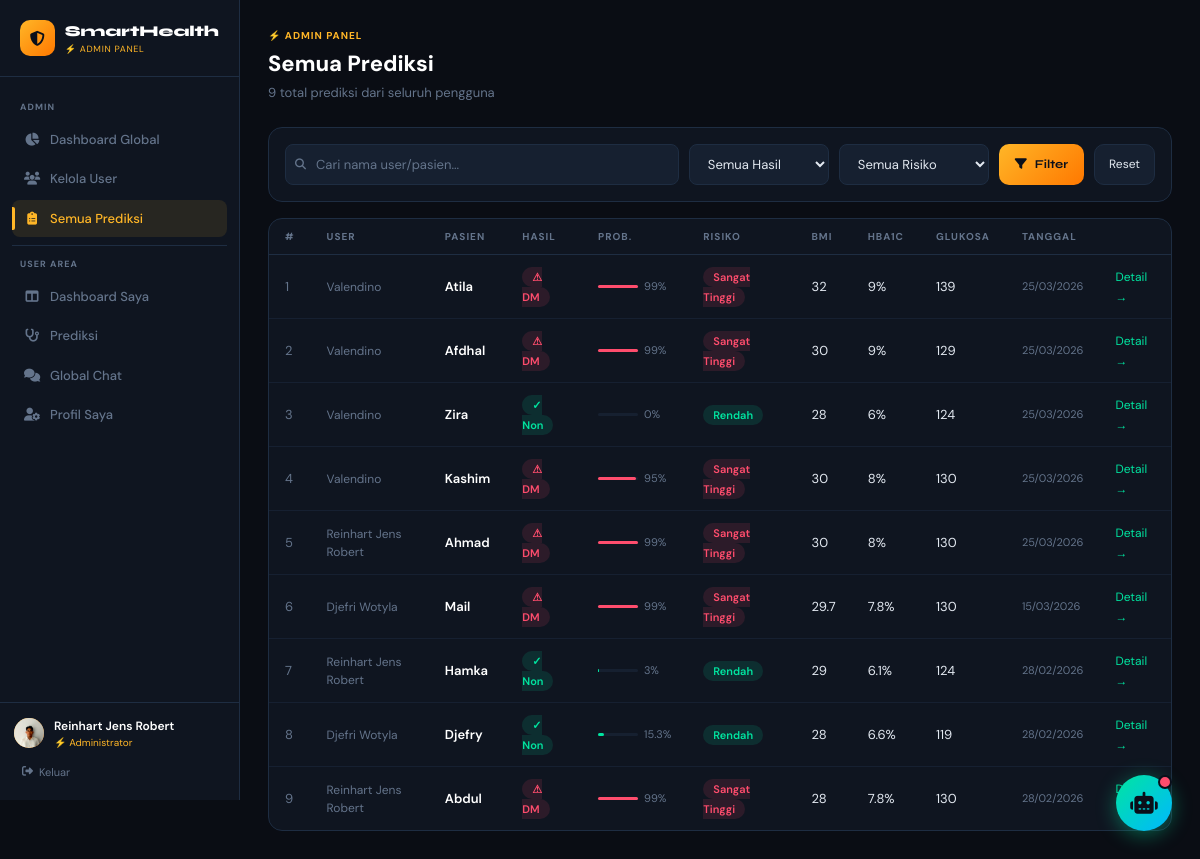
The app's page /admin/predictions.php (signed in) with its own data.
### tables this page shows
CREATE TABLE `predictions` (
  `id` int NOT NULL,
  `user_id` int NOT NULL,
  `patient_name` varchar(100) DEFAULT 'Anonim',
  `gender` enum('Male','Female','Other') NOT NULL,
  `age` float NOT NULL,
  `hypertension` tinyint(1) NOT NULL,
  `heart_disease` tinyint(1) NOT NULL,
  `smoking_history` varchar(50) NOT NULL,
  `bmi` float NOT NULL,
  `hba1c_level` float NOT NULL,
  `blood_glucose_level` int NOT NULL,
  `result` tinyint(1) NOT NULL COMMENT '0=Non-Diabetes, 1=Diabetes',
  `probability_diabetes` float NOT NULL,
  `risk_level` enum('Rendah','Sedang','Tinggi','Sangat Tinggi') NOT NULL,
  `created_at` timestamp NULL DEFAULT CURRENT_TIMESTAMP
);

CREATE TABLE `users` (
  `id` int NOT NULL,
  `name` varchar(100) NOT NULL,
  `email` varchar(100) NOT NULL,
  `password` varchar(255) NOT NULL,
  `role` enum('admin','user') DEFAULT 'user',
  `created_at` timestamp NULL DEFAULT CURRENT_TIMESTAMP,
  `avatar` varchar(255) DEFAULT NULL,
  `bio` text,
  `status` enum('active','banned') DEFAULT 'active',
  `last_login` datetime DEFAULT NULL
);

### includes/auth_check.php (called while the page is built, shortened)
<?php
function isLoggedIn() {
    return isset($_SESSION['user_id']);
}
function currentUser() {
    return [
        'id'     => $_SESSION['user_id'],
        'name'   => $_SESSION['user_name'],
        'role'   => $_SESSION['user_role'] ?? 'user',
        'avatar' => $_SESSION['user_avatar'] ?? null,
    ];
}

### admin/predictions.php (the view, shortened to what this page needs)
<?php
require_once __DIR__ . '/../includes/auth_check.php';
$db = getDB();
$search = $_GET['q'] ?? '';
$perPage = 15; $page = max(1,intval($_GET['page']??1)); $offset=($page-1)*$perPage;
$where = [];
$wc = count($where) ? 'WHERE '.implode(' AND ',$where) : '';
$total = $db->query("SELECT COUNT(*) as c FROM predictions p JOIN users u ON p.user_id=u.id $wc")->fetch_assoc()['c'];
$rows  = $db->query("SELECT p.*, u.name as user_name FROM predictions p JOIN users u ON p.user_id=u.id $wc ORDER BY p.created_at DESC LIMIT $perPage OFFSET $offset");
$preds = []; while($r=$rows->fetch_assoc()) $preds[]=$r;
include __DIR__ . '/../includes/header_admin.php';
?>
<div class="page-header fade-up">
    <div style="font-size:10px;font-weight:700;letter-spacing:.1em;text-transform:uppercase;color:var(--warning);margin-bottom:4px">⚡ Admin Panel</div>
    <div class="page-title">Semua Prediksi</div>
    <div class="page-sub"><?=$total?> total prediksi dari seluruh pengguna</div>
</div>
<div class="card fade-up" style="padding:16px;margin-bottom:16px">
    <form method="GET" style="display:flex;flex-wrap:wrap;gap:10px">
        <div style="position:relative;flex:1;min-width:160px">
            <i class="fas fa-search" style="position:absolute;left:10px;top:50%;transform:translateY(-50%);color:var(--muted);font-size:11px"></i>
            <input type="text" name="q" value="<?=htmlspecialchars($search)?>" placeholder="Cari nama user/pasien..." class="form-input" style="padding-left:30px">
        </div>
        <select name="result" class="form-input" style="width:140px">
            <option value="">Semua Hasil</option>
        </select>
        <select name="risk" class="form-input" style="width:150px">
            <option value="">Semua Risiko</option>
        </select>
        <button type="submit" class="btn-primary" style="padding:10px 16px;font-size:12px"><i class="fas fa-filter"></i> Filter</button>
        <a href="/admin/predictions.php" class="btn-ghost" style="padding:10px 14px;font-size:12px">Reset</a>
    </form>
</div>
<div class="card fade-up-2" style="overflow:hidden">
    <div style="overflow-x:auto">
    <table class="data-table">
        <thead><tr>
            <th>#</th><th>User</th><th>Pasien</th><th>Hasil</th>
            <th>Prob.</th><th>Risiko</th><th>BMI</th><th>HbA1c</th><th>Glukosa</th><th>Tanggal</th><th></th>
        </tr></thead>
        <tbody>
        <?php foreach($preds as $i=>$p):
            $rb=['Rendah'=>'badge-green','Sedang'=>'badge-yellow','Tinggi'=>'badge-orange','Sangat Tinggi'=>'badge-red'][$p['risk_level']];
        ?>
        <tr>
            <td style="color:var(--muted)"><?=$offset+$i+1?></td>
            <td style="font-size:12px;color:var(--muted)"><?=htmlspecialchars($p['user_name'])?></td>
            <td style="font-weight:600;color:#fff"><?=htmlspecialchars($p['patient_name']?:'Anonim')?></td>
            <td><span class="badge <?=$p['result']?'badge-red':'badge-green'?>"><?=$p['result']?'⚠ DM':'✓ Non'?></span></td>
            <td>
                <div style="display:flex;align-items:center;gap:6px">
                    <div style="width:40px;height:3px;background:var(--surface2);border-radius:2px">
                        <div style="width:<?=round($p['probability_diabetes']*100)?>%;height:100%;background:<?=$p['result']?'var(--danger)':'var(--accent)'?>;border-radius:2px"></div>
                    </div>
                    <span style="font-size:11px;color:var(--muted)"><?=round($p['probability_diabetes']*100,1)?>%</span>
                </div>
            </td>
            <td><span class="badge <?=$rb?>"><?=$p['risk_level']?></span></td>
            <td style="color:var(--text)"><?=$p['bmi']?></td>
            <td style="color:var(--text)"><?=$p['hba1c_level']?>%</td>
            <td style="color:var(--text)"><?=$p['blood_glucose_level']?></td>
            <td style="color:var(--muted);font-size:11px"><?=date('d/m/Y',strtotime($p['created_at']))?></td>
            <td><a href="/pages/result.php?id=<?=$p['id']?>" style="color:var(--accent);font-size:12px;text-decoration:none">Detail →</a></td>
        </tr>
        <?php endforeach; ?>
        </tbody>
    </table>
    </div>
</div>
<?php include __DIR__ . '/../includes/footer.php'; ?>

### includes/header_admin.php (shortened to what this page needs)
<?php
require_once __DIR__ . '/../includes/auth_check.php';
$user = currentUser();
$currentPage = basename($_SERVER['PHP_SELF']);
?>
<!DOCTYPE html>
<html lang="id">
<head>
    <script src="https://cdn.tailwindcss.com"></script>
    <link rel="stylesheet" href="https://cdnjs.cloudflare.com/ajax/libs/font-awesome/6.5.0/css/all.min.css"/>
</head>
<body>
<aside class="sidebar">
    <div class="sidebar-logo">
        <div style="display:flex;align-items:center;gap:10px">
            <div class="logo-icon"><i class="fas fa-shield-halved"></i></div>
            <div>
                <div class="logo-text">SmartHealth</div>
                <div class="logo-sub">⚡ Admin Panel</div>
            </div>
        </div>
    </div>
    <nav class="nav-section">
        <div class="nav-group-label">Admin</div>
        <a href="/admin/dashboard.php" class="nav-link <?=$currentPage==='dashboard.php'?'active':''?>">
            <i class="fas fa-chart-pie"></i> Dashboard Global
        </a>
        <a href="/admin/users.php" class="nav-link <?=$currentPage==='users.php'?'active':''?>">
            <i class="fas fa-users"></i> Kelola User
        </a>
        <a href="/admin/predictions.php" class="nav-link <?=$currentPage==='predictions.php'?'active':''?>">
            <i class="fas fa-clipboard-list"></i> Semua Prediksi
        </a>
        <div class="nav-divider"></div>
        <div class="nav-group-label">User Area</div>
        <a href="/pages/dashboard.php" class="nav-link">
            <i class="fas fa-columns"></i> Dashboard Saya
        </a>
        <a href="/pages/predict.php" class="nav-link">
            <i class="fas fa-stethoscope"></i> Prediksi
        </a>
        <a href="/pages/chat.php" class="nav-link <?=$currentPage==='chat.php'?'active':''?>">
            <i class="fas fa-comments"></i> Global Chat
        </a>
        <a href="/pages/profil.php" class="nav-link <?=$currentPage==='profil.php'?'active':''?>">
            <i class="fas fa-user-cog"></i> Profil Saya
        </a>
    </nav>
    <div class="sidebar-user">
        <div style="display:flex;align-items:center;gap:10px;margin-bottom:8px">
            <div class="user-avatar">
                <?php if($user['avatar']): ?>
                <img src="/uploads/avatars/<?=htmlspecialchars($user['avatar'])?>">
                <?php else: echo strtoupper(substr($user['name'],0,1)); endif; ?>
            </div>
            <div style="flex:1;min-width:0">
                <div style="font-size:12px;font-weight:600;color:#fff;white-space:nowrap;overflow:hidden;text-overflow:ellipsis"><?=htmlspecialchars($user['name'])?></div>
                <div style="font-size:10px;color:var(--warning)">⚡ Administrator</div>
            </div>
        </div>
        <a href="/auth/logout.php" class="logout-btn"><i class="fas fa-sign-out-alt"></i> Keluar</a>
    </div>
</aside>
<main class="main">

### includes/footer.php (shortened to what this page needs)
</main>
<?php include __DIR__ . '/../pages/chatbot.php'; ?>
</body>
</html>

### pages/chatbot.php (shortened to what this page needs)
<button id="smartbot-btn" onclick="toggleBot()" title="SmartBot — Asisten Kesehatan">
    <i class="fas fa-robot"></i>
    <div class="smartbot-pulse"></div>
</button>

### includes/header_admin.php (style rules this page uses)
:root { --bg:#0a0d14;--surface:#0f1520;--surface2:#162030;--border:#1e2d42;--accent:#00e5a0;--accent2:#00b8ff;--danger:#ff4d6d;--warning:#ffb627;--text:#e2e8f0;--muted:#64748b }
* { box-sizing:border-box }
body { font-family:'DM Sans',sans-serif;background:var(--bg);color:var(--text);min-height:100vh }
.sidebar { width:240px;background:var(--surface);border-right:1px solid var(--border);position:fixed;top:0;left:0;height:100vh;display:flex;flex-direction:column;z-index:50 }
.sidebar-logo { padding:20px;border-bottom:1px solid var(--border) }
.logo-icon { width:36px;height:36px;background:linear-gradient(135deg,var(--warning),#ff7800);border-radius:10px;display:flex;align-items:center;justify-content:center }
.logo-icon i { color:#0a0f1a;font-size:15px }
.logo-text { font-family:'Syne',sans-serif;font-weight:800;font-size:15px;color:#fff }
.logo-sub { font-size:9px;color:var(--warning);letter-spacing:.08em;text-transform:uppercase }
.nav-section { padding:12px;flex:1;overflow-y:auto }
.nav-group-label { font-size:9px;font-weight:700;letter-spacing:.12em;color:var(--muted);text-transform:uppercase;padding:0 8px;margin:12px 0 6px }
.nav-link { display:flex;align-items:center;gap:10px;padding:9px 12px;border-radius:8px;color:var(--muted);font-size:13px;font-weight:500;text-decoration:none;transition:all .2s;margin-bottom:2px;position:relative }
.nav-link.active { background:rgba(255,182,39,.1);color:var(--warning) }
.nav-link.active::before { content:'';position:absolute;left:0;top:20%;bottom:20%;width:3px;border-radius:0 2px 2px 0;background:var(--warning) }
.nav-link i { width:16px;text-align:center;font-size:13px }
.nav-divider { height:1px;background:var(--border);margin:8px 0 }
.sidebar-user { padding:14px;border-top:1px solid var(--border) }
.user-avatar { width:30px;height:30px;background:linear-gradient(135deg,var(--warning),#ff7800);border-radius:50%;display:flex;align-items:center;justify-content:center;font-family:'Syne',sans-serif;font-weight:800;font-size:12px;color:#0a0f1a;overflow:hidden }
.user-avatar img { width:100%;height:100%;object-fit:cover }
.logout-btn { display:flex;align-items:center;gap:6px;font-size:11px;color:var(--muted);text-decoration:none;padding:6px 8px;border-radius:6px;transition:all .2s }
.main { margin-left:240px;padding:28px;min-height:100vh }
.card { background:var(--surface);border:1px solid var(--border);border-radius:14px }
.form-input { width:100%;background:var(--surface2);border:1px solid var(--border);border-radius:8px;padding:10px 14px;color:var(--text);font-size:13px;font-family:'DM Sans',sans-serif;transition:border-color .2s;outline:none }
.form-input::placeholder { color:var(--muted) }
.btn-primary { background:linear-gradient(135deg,var(--warning),#ff7800);color:#0a0f1a;font-family:'Syne',sans-serif;font-weight:700;border:none;border-radius:10px;padding:10px 20px;cursor:pointer;font-size:13px;display:inline-flex;align-items:center;gap:8px;text-decoration:none;transition:opacity .2s }
.btn-ghost { background:var(--surface2);color:var(--text);border:1px solid var(--border);border-radius:10px;padding:9px 18px;cursor:pointer;font-size:12px;text-decoration:none;display:inline-flex;align-items:center;gap:8px;transition:border-color .2s }
.badge { padding:3px 10px;border-radius:20px;font-size:11px;font-weight:600 }
.badge-green { background:rgba(0,229,160,.12);color:var(--accent) }
.badge-red { background:rgba(255,77,109,.12);color:var(--danger) }
.data-table { width:100%;border-collapse:collapse;font-size:13px }
.data-table th { text-align:left;padding:10px 16px;font-size:10px;font-weight:700;letter-spacing:.1em;text-transform:uppercase;color:var(--muted);border-bottom:1px solid var(--border) }
.data-table td { padding:12px 16px;border-bottom:1px solid rgba(30,45,66,.5) }
.data-table tr:last-child td { border-bottom:none }
.page-header { margin-bottom:24px }
.page-title { font-size:22px;font-weight:800;color:#fff }
.page-sub { font-size:13px;color:var(--muted);margin-top:3px }
.fade-up { animation:fadeUp .4s ease both }
.fade-up-2 { animation:fadeUp .4s .1s ease both }

### records on screen
predictions: i "1", user.name "Valendino", patient_name "Atila", result "⚠ DM", $p['probability_diabetes']*100 "99", risk_level "Sangat Tinggi", bmi "32", hba1c_level "9", blood_glucose_level "139", created_at "25/03/2026"
predictions: i "2", user.name "Valendino", patient_name "Afdhal", result "⚠ DM", $p['probability_diabetes']*100 "99", risk_level "Sangat Tinggi", bmi "30", hba1c_level "9", blood_glucose_level "129", created_at "25/03/2026"
predictions: i "3", user.name "Valendino", patient_name "Zira", result "✓ Non", $p['probability_diabetes']*100 "0", risk_level "Rendah", bmi "28", hba1c_level "6", blood_glucose_level "124", created_at "25/03/2026"
predictions: i "4", user.name "Valendino", patient_name "Kashim", result "⚠ DM", $p['probability_diabetes']*100 "95", risk_level "Sangat Tinggi", bmi "30", hba1c_level "8", blood_glucose_level "130", created_at "25/03/2026"
predictions: i "5", user.name "Reinhart Jens Robert", patient_name "Ahmad", result "⚠ DM", $p['probability_diabetes']*100 "99", risk_level "Sangat Tinggi", bmi "30", hba1c_level "8", blood_glucose_level "130", created_at "25/03/2026"
predictions: i "6", user.name "Djefri Wotyla", patient_name "Mail", result "⚠ DM", $p['probability_diabetes']*100 "99", risk_level "Sangat Tinggi", bmi "29.7", hba1c_level "7.8", blood_glucose_level "130", created_at "15/03/2026"
predictions: i "7", user.name "Reinhart Jens Robert", patient_name "Hamka", result "✓ Non", $p['probability_diabetes']*100 "3", risk_level "Rendah", bmi "29", hba1c_level "6.1", blood_glucose_level "124", created_at "28/02/2026"
predictions: i "8", user.name "Djefri Wotyla", patient_name "Djefry", result "✓ Non", $p['probability_diabetes']*100 "15.3", risk_level "Rendah", bmi "28", hba1c_level "6.6", blood_glucose_level "119", created_at "28/02/2026"
predictions: i "9", user.name "Reinhart Jens Robert", patient_name "Abdul", result "⚠ DM", $p['probability_diabetes']*100 "99", risk_level "Sangat Tinggi", bmi "28", hba1c_level "7.8", blood_glucose_level "130", created_at "28/02/2026"

### other values on screen
$user['name'] "Reinhart Jens Robert"
$total "9"
